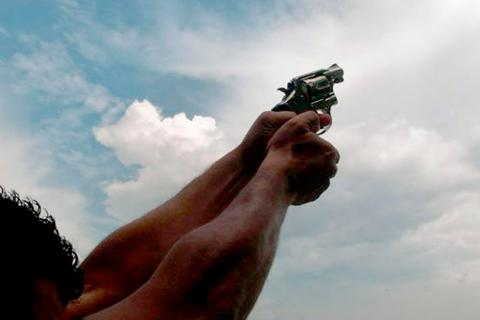
#> input picture Calcular-Angulo/imagen.jpg, 480 x 320 px, found by its file name
$ python TR2.py
#> lines starting #> are read from the running program, lines starting #| are printed output that depends on the picture
from PIL import Image
import os

from matplotlib import image
import numpy as np
import matplotlib.pyplot as plt
import serial
import time

serialArduino = serial.Serial('COM5', 9600)
time.sleep(2)
angAnt=0


def PurifyTxt(text1: str = " ", strip: bool = True, change: bool = True,
              upp_f_low_t: bool = True, removeAccents: bool = True,
              prohiC_f_permiC_t: bool = True,
              chars: list = ["+ áéíóúñ", [97, 122], [65, 90], [48, 57]]) -> str:
    text2 = ""
    if strip == True:
        text1 = text1.strip()
    if change == True:
        if upp_f_low_t == True:
            text1 = text1.lower()
        else:
            text1 = text1.upper()
    if removeAccents == True:
        text1 = text1.replace("á", "a")
        text1 = text1.replace("é", "e")
        text1 = text1.replace("í", "i")
        text1 = text1.replace("ó", "o")
        text1 = text1.replace("ú", "u")
        text1 = text1.replace("ñ", "n")
    if prohiC_f_permiC_t == True:
        for i in range(len(text1)):
            if text1[i] in chars[0]:
                text2 += text1[i]
                continue
            else:
                for j in range(len(chars)):
                    if j > 0:
                        lim_i = chars[j][0]
                        lim_s = chars[j][1]
                        if ord(text1[i]) >= lim_i and ord(text1[i]) <= lim_s:
                            text2 += text1[i]
                            break
    else:
        for i in range(len(text1)):
            adding = True
            if text1[i] in chars[0]:
                continue
            else:
                for j in range(len(chars)):
                    if j > 0:
                        lim_i = chars[j][0]
                        lim_s = chars[j][1]
                        if ord(text1[i]) >= lim_i and ord(text1[i]) <= lim_s:
                            adding = False
                            break
            if adding == True:
                text2 += text1[i]
    return text2


def pedir_angulo():
    angulo = serialArduino.readline().decode('cp1252')
    angulo = PurifyTxt(angulo,chars=["",[48,57]])
    try:
        return int(angulo)
    except:
        return 90


if __name__ == '__main__':
    ang = 0
    v0 = 30
    v0x = v0*np.cos(np.radians(ang))
    v0y = v0*np.sin(np.radians(ang))
    g = 9.80665

    th = ((-v0y)/-g)
    tt = th*2
    alc = v0x*tt
    h = (v0y*th)+((-g*(th**2))/2)

    t = np.arange(0, tt+0.1, 0.1)
    x = v0x*t
    x = x.tolist()
    y = (v0y*t)-((g*(t**2))/2)
    y = y.tolist()
    plt.ion()

    img = Image.open(os.path.join('Calcular-Angulo', 'imagen' + '.jpg'))
#> img is the input picture: PIL image 480x320 RGB; mean R, G, B 145, 146.7, 148.3
    iimg = img.transpose(method=Image.FLIP_LEFT_RIGHT)
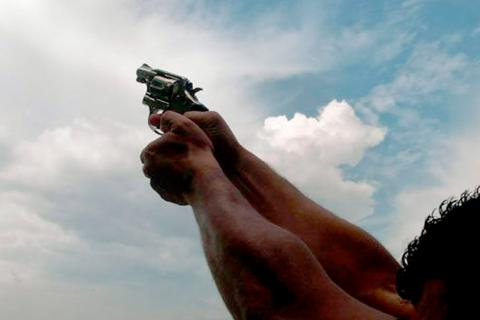
#> iimg: PIL image 480x320 RGB; mean R, G, B 145, 146.7, 148.3
    # img.resize((300,300))
    ax = plt.subplot2grid((2, 3), (0, 0), colspan=3)
    ax2 = plt.subplot2grid((2, 2), (1, 0), colspan=1, rowspan=1)
    ax3 = plt.subplot2grid((2, 2), (1, 1), colspan=1, rowspan=1)
    #figure, ax2 = plt.subplots(figsize=(8, 6))
    plt.tight_layout()
    # [6 lines of commented-out code are left out]

    x, y = [], []
    line, = ax.plot(x, y, "r-")

    # [4 lines of commented-out code are left out]
    line1, = ax.plot(x, y)

    while True:
        ax.axis('off')
        ax2.axis('off')
        ax3.axis('off')
        #plt.tight_layout()
        ang = pedir_angulo()
#> (the run stopped early here; a loop or call above may not have finished)
